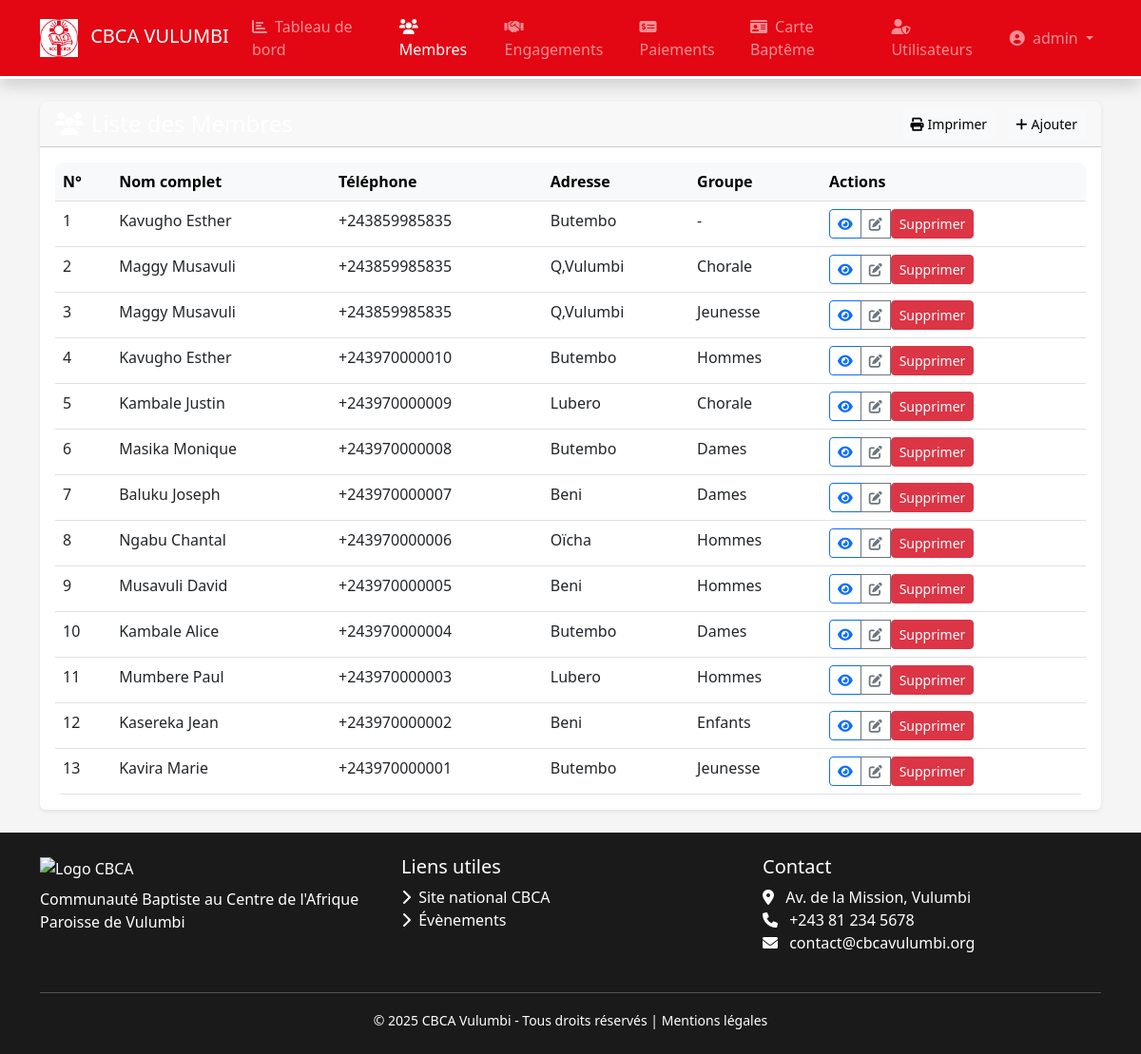
Before: /membres (signed in) with the older database file.
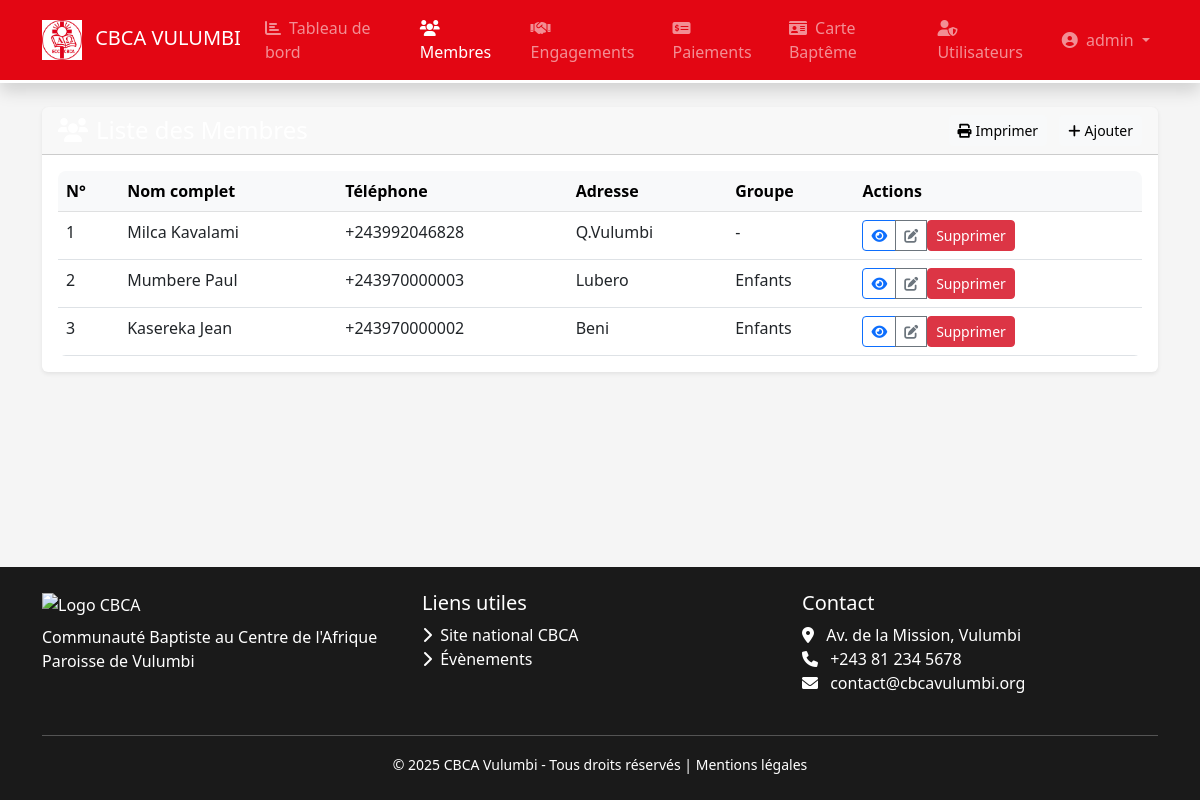
After: the same page with the newer database file.
### models.py (models this page shows, shortened)
class User(db.Model, UserMixin):
    __tablename__ = 'users'
    id = db.Column(db.Integer, primary_key=True)
    username = db.Column(db.String(50), unique=True, nullable=False)
    password_hash = db.Column(db.String(128), nullable=False)
    role = db.Column(db.String(20), default='user')
    last_login = db.Column(db.DateTime)
    created_at = db.Column(db.DateTime, default=datetime.utcnow)

class Membre(db.Model):
    __tablename__ = 'membres'
    id = db.Column(db.Integer, primary_key=True)
    code_membre = db.Column(db.String(20), unique=True)
    telephone = db.Column(db.String(20),nullable=False)
    groupe = db.Column(db.String(50))
    statut = db.Column(db.String(20), default='actif')
    apikey_callmebot = db.Column(db.String(100), nullable=True)
    created_at = db.Column(db.DateTime, default=datetime.utcnow)
    cate_id = db.Column(db.Integer, db.ForeignKey('cartebapteme.id'), nullable=False)
    engagements = db.relationship('Engagement', backref='membre', lazy=True, cascade="all, delete-orphan")
    notifications = db.relationship('Notification', backref='membre', lazy=True, cascade="all, delete-orphan")

class CarteBapteme(db.Model):
    __tablename__='cartebapteme'
    id = db.Column(db.Integer, primary_key=True)
    numero = db.Column(db.String(100), nullable=False)
    nom = db.Column(db.String(100), nullable=False)
    adresse = db.Column(db.String(200))
    date_naissance = db.Column(db.Date)
    sexe = db.Column(db.String(1))
    photo = db.Column(db.String(100))
    created_at = db.Column(db.DateTime, default=datetime.utcnow)
    membre = db.relationship('Membre', backref='cartebapteme', lazy=True)

### app.py (the view)
@app.route('/membres')
@login_required
def liste_membres():
    from models import Membre, CarteBapteme
    search = request.args.get('search', '').strip()
    query = Membre.query
    if search:
        query = query.join(CarteBapteme, isouter=True).filter(CarteBapteme.nom.ilike(f'%{search}%'))
    membres = query.order_by(Membre.id.desc()).all()
    cartes = CarteBapteme.query.order_by(CarteBapteme.nom).all()
    return render_template('membres/liste.html', title="Membres", membres=membres, cartes=cartes, search=search)

### app.py (called while the page is built)
@login_manager.user_loader
def load_user(user_id):
    from models import User
    return User.query.get(int(user_id))

### templates/membres/liste.html (shortened to what this page needs)
{% extends "base.html" %}
{% block content %}
<div class="card shadow-sm border-0 printable-area">
    <div class="card-header bg-cbca text-white no-print">
        <div class="d-flex justify-content-between align-items-center">
            <h4 class="mb-0"><i class="fas fa-users me-2"></i>Liste des Membres</h4>
            <div>
                <button id="printButton" class="btn btn-light btn-sm me-2 no-print">
                    <i class="fas fa-print me-1"></i>Imprimer
                </button>
                <a href="{{ url_for('ajouter_membre') }}" class="btn btn-light btn-sm no-print">
                    <i class="fas fa-plus me-1"></i>Ajouter
                </a>
            </div>
        </div>
    </div>
    <div class="card-body">
        <div class="table-responsive">
            <table class="table table-hover" id="membersTable">
                <thead class="table-light">
                    <tr>
                        <th>N°</th>
                        <th>Nom complet</th>
                        <th>Téléphone</th>
                        <th>Adresse</th>
                        <th>Groupe</th>
                        <th class="no-print">Actions</th>
                    </tr>
                </thead>
                <tbody>
                    {% for membre in membres %}
                    <tr>
                        <td>{{ loop.index }}</td>
                        <td>{{ membre.cartebapteme.nom }}</td>
                        <td>{{ membre.telephone }}</td>
                        <td>{{ membre.cartebapteme.adresse or '-' }}</td>
                        <td>{{ membre.groupe or '-' }}</td>
                        <td class="no-print">
                            <div class="btn-group btn-group-sm" role="group">
                                <a href="#" class="btn btn-outline-primary no-print" data-bs-toggle="modal" data-bs-target="#modalDetail{{ membre.id }}" title="Voir détails">
                                    <i class="fas fa-eye"></i>
                                </a>
                                <a href="{{ url_for('modifier_membre', id=membre.id) }}" class="btn btn-outline-secondary no-print"  title="Modifier">
                                    <i class="fas fa-edit"></i>
                                </a>
                                <form action="{{ url_for('supprimer_membre', id=membre.id) }}" method="post" style="display:inline;" onsubmit="return confirm('Supprimer ce membre ? Cette action est irréversible !');">
                                    <button type="submit" class="btn btn-danger btn-sm">Supprimer</button>
                                </form>
                            </div>
                        </td>
                    </tr>
                    {% endfor %}
                </tbody>
            </table>
        </div>
    </div>
</div>
{% endblock %}

### templates/base.html (shortened to what this page needs)
<!DOCTYPE html>
<html lang="fr">
<head>
    <link href="https://cdn.jsdelivr.net/npm/bootstrap@5.3.0/dist/css/bootstrap.min.css" rel="stylesheet">
    <link href="https://cdnjs.cloudflare.com/ajax/libs/font-awesome/6.0.0/css/all.min.css" rel="stylesheet">
    <link rel="stylesheet" href="{{ url_for('static', filename='css/style.css') }}">
</head>
<body>
<nav class="navbar navbar-expand-lg navbar-dark navbar-cbca shadow">
    <div class="container">
        <a class="navbar-brand" href="{% if current_user.is_authenticated and current_user.role == 'membre' %}{{ url_for('accueil_membre') }}{% else %}{{ url_for('accueil') }}{% endif %}">
            <img src="{{ url_for('static', filename='logo.JPG') }}" alt="Logo CBCA" height="40" class="me-2">
            <span class="d-none d-md-inline">CBCA VULUMBI</span>
        </a>
        <div class="collapse navbar-collapse" id="navbarContent">
            <ul class="navbar-nav me-auto">
                {% if current_user.is_authenticated and current_user.role == 'admin' %}
                    <li class="nav-item">
                        <a class="nav-link {% if request.endpoint == 'accueil' %}active{% endif %}" href="{{ url_for('accueil') }}">
                            <i class="fas fa-chart-bar me-1"></i> Tableau de bord
                        </a>
                    </li>
                    <li class="nav-item">
                        <a class="nav-link {% if request.endpoint and request.endpoint.startswith('liste_membres') %}active{% endif %}" href="{{ url_for('liste_membres') }}">
                            <i class="fas fa-users me-1"></i> Membres
                        </a>
                    </li>
                    <li class="nav-item">
                        <a class="nav-link {% if request.endpoint and request.endpoint.startswith('liste_engagements') %}active{% endif %}" href="{{ url_for('liste_engagements') }}">
                            <i class="fas fa-handshake me-1"></i> Engagements
                        </a>
                    </li>
                    <li class="nav-item">
                        <a class="nav-link {% if request.endpoint and request.endpoint.startswith('liste_paiements') %}active{% endif %}" href="{{ url_for('liste_paiements') }}">
                            <i class="fas fa-money-check-alt me-1"></i> Paiements
                        </a>
                    </li>
                    <li class="nav-item">
                        <a class="nav-link {% if request.endpoint and request.endpoint.startswith('liste_carte') %}active{% endif %}" href="{{ url_for('liste_carte') }}">
                            <i class="fas fa-id-card me-1"></i> Carte Baptême
                        </a>
                    </li>
                    <li class="nav-item">
                        <a class="nav-link {% if request.endpoint and request.endpoint.startswith('liste_utilisateurs') %}active{% endif %}" href="{{ url_for('liste_utilisateurs') }}">
                            <i class="fas fa-user-shield me-1"></i> Utilisateurs
                        </a>
                    </li>
                {% endif %}
            </ul>
            <ul class="navbar-nav">
                {% if current_user.is_authenticated %}
                <li class="nav-item dropdown">
                    <a class="nav-link dropdown-toggle" href="#" id="userDropdown" data-bs-toggle="dropdown">
                        <i class="fas fa-user-circle me-1"></i> {{ current_user.username }}
                    </a>
                </li>
                {% else %}
                <li class="nav-item">
                    <a class="nav-link" href="{{ url_for('login') }}">
                        <i class="fas fa-sign-in-alt me-1"></i> Connexion
                    </a>
                </li>
                {% endif %}
            </ul>
        </div>
    </div>
</nav>
<main class="container my-4 flex-grow-1">
    {% block content %}{% endblock %}
</main>
<footer class="py-4 text-white">
    <div class="container">
        <div class="row">
            <div class="col-md-4 mb-3">
                <img src="{{ url_for('static', filename='images/logo-cbca-white.png') }}" alt="Logo CBCA" height="50">
                <p class="mt-2 mb-0">Communauté Baptiste au Centre de l'Afrique<br>Paroisse de Vulumbi</p>
            </div>
            <div class="col-md-4 mb-3">
                <h5>Liens utiles</h5>
                <ul class="list-unstyled">
                    <li><a href="#" class="text-white text-decoration-none"><i class="fas fa-chevron-right me-1"></i> Site national CBCA</a></li>
                    <li><a href="#" class="text-white text-decoration-none"><i class="fas fa-chevron-right me-1"></i> Évènements</a></li>
                </ul>
            </div>
            <div class="col-md-4 mb-3">
                <h5>Contact</h5>
                <address>
                    <i class="fas fa-map-marker-alt me-2"></i> Av. de la Mission, Vulumbi<br>
                    <i class="fas fa-phone me-2"></i> +243 81 234 5678<br>
                    <i class="fas fa-envelope me-2"></i> contact@cbcavulumbi.org
                </address>
            </div>
        </div>
        <hr class="my-2 bg-light">
        <div class="text-center pt-2">
            <small>&copy; 2025 CBCA Vulumbi - Tous droits réservés | <a href="#" class="text-white text-decoration-none">Mentions légales</a></small>
        </div>
    </div>
</footer>
</body>
</html>

### static/style.css (style rules this page uses)
body { font-family: 'Segoe UI', 'Roboto', sans-serif; background-color: var(--cbcagray); }
.navbar-cbca { border-bottom: 3px solid white; }
.table-responsive { border-radius: 8px; overflow: hidden; }
.table { margin-bottom: 0; }
.table thead th { background-color: #f8f9fa; border-bottom-width: 1px; font-weight: 600; }
.card-header { font-weight: 600; }

### templates/base.html (style rules this page uses)
:root { --cbcared:#e30613; --cbcawhite:#fff; --cbcadark:#1a1a1a; --cbcagray:#f5f5f5; }
body { font-family: 'Segoe UI', Tahoma, Geneva, Verdana, sans-serif; background: var(--cbcagray); display:flex; flex-direction:column; min-height:100vh; }
.navbar-cbca { background-color: var(--cbcared); border-bottom: 3px solid white; }
footer { background: var(--cbcadark); margin-top:auto; }

Changed rows visible on the page:
removed Membre: cartebapteme.nom "Kavugho Esther", telephone "+243859985835", cartebapteme "Butembo", groupe "-"
removed Membre: cartebapteme.nom "Maggy Musavuli", telephone "+243859985835", cartebapteme "Q,Vulumbi", groupe "Chorale"
removed Membre: cartebapteme.nom "Maggy Musavuli", telephone "+243859985835", cartebapteme "Q,Vulumbi", groupe "Jeunesse"
removed Membre: cartebapteme.nom "Kavugho Esther", telephone "+243970000010", cartebapteme "Butembo", groupe "Hommes"
removed Membre: cartebapteme.nom "Kambale Justin", telephone "+243970000009", cartebapteme "Lubero", groupe "Chorale"
removed Membre: cartebapteme.nom "Masika Monique", telephone "+243970000008", cartebapteme "Butembo", groupe "Dames"
removed Membre: cartebapteme.nom "Baluku Joseph", telephone "+243970000007", cartebapteme "Beni", groupe "Dames"
removed Membre: cartebapteme.nom "Ngabu Chantal", telephone "+243970000006", cartebapteme "Oïcha", groupe "Hommes"
removed Membre: cartebapteme.nom "Musavuli David", telephone "+243970000005", cartebapteme "Beni", groupe "Hommes"
removed Membre: cartebapteme.nom "Kambale Alice", telephone "+243970000004", cartebapteme "Butembo", groupe "Dames"
removed Membre: cartebapteme.nom "Kavira Marie", telephone "+243970000001", cartebapteme "Butembo", groupe "Jeunesse"
added Membre: cartebapteme.nom "Milca Kavalami", telephone "+243992046828", cartebapteme "Q.Vulumbi", groupe "-"
changed Membre "Mumbere Paul": groupe "Hommes" → "Enfants"
